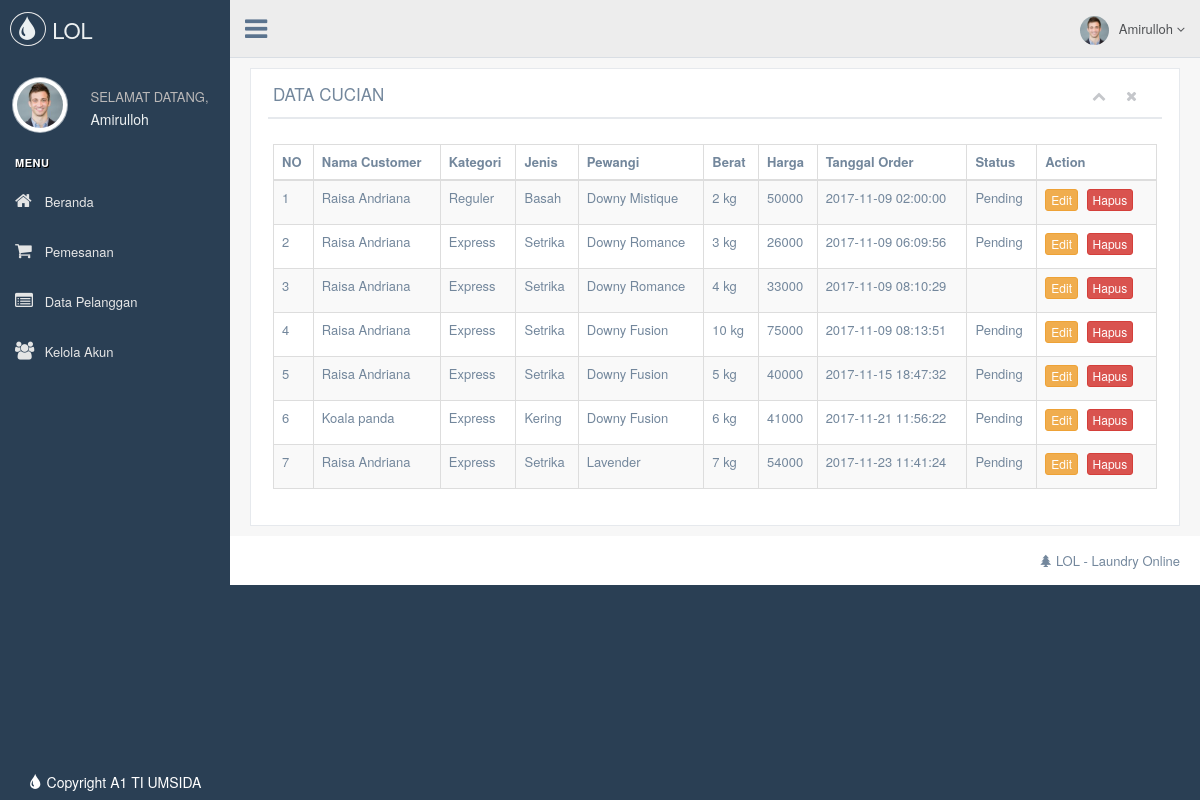
The page /fix/pemesanan.php (signed in) on the database its author committed.
### tables this page shows
CREATE TABLE `tb_order` (
  `id_order` int(11) NOT NULL,
  `id_username` int(11) NOT NULL,
  `id_kategori` int(11) NOT NULL,
  `id_jenis` int(11) NOT NULL,
  `id_pewangi` int(11) NOT NULL,
  `total_harga` int(11) NOT NULL,
  `berat_cucian` int(11) NOT NULL,
  `tanggal` datetime NOT NULL,
  `status_cucian` varchar(25) NOT NULL
);

CREATE TABLE `tb_user` (
  `id_username` int(11) NOT NULL,
  `username_user` varchar(20) NOT NULL,
  `password_user` varchar(20) NOT NULL,
  `email_user` varchar(30) NOT NULL,
  `nama_user` varchar(50) NOT NULL,
  `alamat_user` varchar(50) NOT NULL,
  `ktp_user` varchar(200) NOT NULL,
  `profil_user` varchar(200) NOT NULL
);

CREATE TABLE `tb_kategori` (
  `id_kategori` int(11) NOT NULL,
  `nama_kategori` varchar(10) NOT NULL,
  `harga_kategori` int(11) NOT NULL
);

CREATE TABLE `tb_jenis_cuci` (
  `id_jenis` int(11) NOT NULL,
  `nama_jenis` varchar(20) NOT NULL,
  `harga_jenis` int(11) NOT NULL
);

CREATE TABLE `tb_pewangi` (
  `id_pewangi` int(11) NOT NULL,
  `nama_pewangi` varchar(25) NOT NULL
);

### fix/pemesanan.php (the view, shortened to what this page needs)
<?php
  $name=$_SESSION['username_admin'];
$getit = mysql_query("SELECT * FROM tb_admin WHERE username_admin='$name'");
$row = mysql_fetch_array($getit);
$nama = $row['nama_admin'];
?>
<!DOCTYPE html>
<html lang="en">
  <head>
    <link href="../vendors/bootstrap/dist/css/bootstrap.min.css" rel="stylesheet">
    <link href="../vendors/font-awesome/css/font-awesome.min.css" rel="stylesheet">
    <link href="../vendors/nprogress/nprogress.css" rel="stylesheet">
    <link href="../vendors/iCheck/skins/flat/green.css" rel="stylesheet">
    <link href="../vendors/bootstrap-progressbar/css/bootstrap-progressbar-3.3.4.min.css" rel="stylesheet">
    <link href="../vendors/jqvmap/dist/jqvmap.min.css" rel="stylesheet"/>
    <link href="../vendors/bootstrap-daterangepicker/daterangepicker.css" rel="stylesheet">
    <link href="../vendors/datatables.net-bs/css/dataTables.bootstrap.min.css" rel="stylesheet">
    <link href="../vendors/datatables.net-buttons-bs/css/buttons.bootstrap.min.css" rel="stylesheet">
    <link href="../vendors/datatables.net-fixedheader-bs/css/fixedHeader.bootstrap.min.css" rel="stylesheet">
    <link href="../vendors/datatables.net-responsive-bs/css/responsive.bootstrap.min.css" rel="stylesheet">
    <link href="../vendors/datatables.net-scroller-bs/css/scroller.bootstrap.min.css" rel="stylesheet">
    <link href="../build/css/custom.min.css" rel="stylesheet">
  </head>
  <body class="nav-md">
    <div class="container body">
      <div class="main_container">
        <div class="col-md-3 left_col">
          <div class="left_col scroll-view">
            <div class="navbar nav_title" style="border: 0;">
              <a href="admin.php" class="site_title"><i class="glyphicon glyphicon-tint"></i><span> LOL</span></a>
            </div>
            <div class="profile clearfix">
              <div class="profile_pic">
                <img src="images/img.jpg" alt="..." class="img-circle profile_img">
              </div>
              <div class="profile_info">
                <span>SELAMAT DATANG,</span>
                <h2><?php echo $nama;?></h2>
              </div>
            </div>
            <br />
            <div id="sidebar-menu" class="main_menu_side hidden-print main_menu">
              <div class="menu_section">
                <h3>Menu</h3>
                <ul class="nav side-menu">
                  <li><a href="admin.php"><i class="fa fa-home"></i> Beranda</a></li>
                  <li><a href="pemesanan.php"><i class="fa fa-shopping-cart"></i> Pemesanan</a></li>
                  <li><a href="pelanggan.php"><i class="fa fa-list-alt"></i> Data Pelanggan</a></li>
                  <li><a href="edit_admin.php"><i class="fa fa-users"></i> Kelola Akun</a></li>
              </div>
            </div>
            <div class="sidebar-footer hidden-small">
                <font color="white" align="center"><h5><i class="glyphicon glyphicon-tint"></i> Copyright A1 TI UMSIDA</h5></font>
            </div>
          </div>
        </div>
        <div class="top_nav">
          <div class="nav_menu">
            <nav>
              <div class="nav toggle">
                <a id="menu_toggle"><i class="fa fa-bars"></i></a>
              </div>
              <ul class="nav navbar-nav navbar-right">
                <li class="">
                  <a href="javascript:;" class="user-profile dropdown-toggle" data-toggle="dropdown" aria-expanded="false">
                    <img src="images/img.jpg" alt=""><?php echo $nama;?>
                    <span class=" fa fa-angle-down"></span>
                  </a>
                </li>
              </ul>
            </nav>
          </div>
        </div>
        <div class=cupuh1>
            <div class="right_col" role="main">
            <div class="row">
             <div class="col-md-12 col-sm-12 col-xs-12">
                <div class="x_panel">
                  <div class="x_title">
                    <h2>DATA CUCIAN </h2>
                    <ul class="nav navbar-right panel_toolbox">
                      <li><a class="collapse-link"><i class="fa fa-chevron-up"></i></a>
                      </li>
                      <li class="dropdown">
                        <a href="#" class="dropdown-toggle" data-toggle="dropdown" role="button" aria-expanded="false"></a>
                      </li>
                      <li><a class="close-link"><i class="fa fa-close"></i></a>
                      </li>
                    </ul>
                    <div class="clearfix"></div>
                  </div>
                  <div class="x_content">
                    <table id="datatable-responsive" class="table table-striped table-bordered dt-responsive nowrap" cellspacing="0" width="100%">
                      <thead>
                        <tr>
                          <th>NO</th>
                          <th>Nama Customer</th>
                          <th>Kategori</th>
                          <th>Jenis</th>
                          <th>Pewangi</th>
                          <th>Berat</th>
                          <th>Harga</th>
                          <th>Tanggal Order</th>
                          <th>Status</th>
                          <th>Action</th>
                        </tr>
                      </thead>
                       <tbody>
                       <?php
                              $no=1;
                              $akun=mysql_query("SELECT * FROM `tb_order`");
                              while ($row=mysql_fetch_array($akun)) {
                                $id_user=$row['id_username'];
                                $jenis = $row['id_jenis'];
                                $paket = $row['id_kategori'];
                                $pewangi=$row['id_pewangi'];
                                $total = $row['total_harga'];
                                $berat= $row['berat_cucian'];
                                $tanggal = $row['tanggal'];
                                $status = $row['status_cucian'];
                                $ambil1 = mysql_query("SELECT * FROM tb_jenis_cuci WHERE id_jenis='$jenis'");
                                $baris1 = mysql_fetch_array($ambil1);
                                $nama_jenis = $baris1['nama_jenis'];
                                $ambil2 = mysql_query("SELECT * FROM tb_kategori WHERE id_kategori='$paket'");
                                $baris2 = mysql_fetch_array($ambil2);
                                $nama_paket = $baris2['nama_kategori'];
                                $ambil3 = mysql_query("SELECT * FROM tb_pewangi WHERE id_pewangi='$pewangi'");
                                $baris3 = mysql_fetch_array($ambil3);
                                $nama_pewangi = $baris3['nama_pewangi'];
                                $username = mysql_query("SELECT * FROM tb_user WHERE id_username='$id_user'");
                                $user = mysql_fetch_array($username);
                                $nama_user = $user['nama_user'];
                            ?>
                        <tr>
                          <td><?php echo $no;?></td>
                          <td><?php echo $nama_user;?></td>
                          <td><?php echo $nama_paket;?></td>
                          <td><?php echo $nama_jenis;?></td>
                          <td><?php echo $nama_pewangi;?></td>
                          <td><?php echo $berat;?> kg</td>
                          <td><?php echo $total;?></td>
                          <td><?php echo $tanggal;?></td>
                          <td><?php echo $status;?></td>
                          <td><a class='btn btn-warning btn-xs' href="edit_pemesanan.php?id_order=<?php echo $row['id_order']?>" role='button'>Edit</a>
                          <a class='btn btn-danger btn-xs' data-toggle="modal" data-target="#konfirmasi_hapus" data-href="proses_hapus_pemesanan.php?id_order=<?php echo $row['id_order']?>" role='button'>Hapus</a></td>
                        </tr>
                        <?php
                        $no++;
                        }
                        ?>
                    </table>
                  </div>
                </div>
           </div>
          </div>
      </div>
      </div>
              </div>
            </div>
        <footer>
          <div class="pull-right">
            <i class="glyphicon glyphicon-tree-conifer"></i> LOL - Laundry Online
          </div>
          <div class="clearfix"></div>
        </footer>
  </body>
</html>

### rows shown on the page
tb_order: id_username.nama_user "Raisa Andriana", id_kategori.nama_kategori "Reguler", id_jenis.nama_jenis "Basah", id_pewangi.nama_pewangi "Downy Mistique", berat_cucian "2", total_harga "50000", tanggal "2017-11-09 02:00:00", status_cucian "Pending"
tb_order: id_username.nama_user "Raisa Andriana", id_kategori.nama_kategori "Express", id_jenis.nama_jenis "Setrika", id_pewangi.nama_pewangi "Downy Romance", berat_cucian "3", total_harga "26000", tanggal "2017-11-09 06:09:56", status_cucian "Pending"
tb_order: id_username.nama_user "Raisa Andriana", id_kategori.nama_kategori "Express", id_jenis.nama_jenis "Setrika", id_pewangi.nama_pewangi "Downy Romance", berat_cucian "4", total_harga "33000", tanggal "2017-11-09 08:10:29"
tb_order: id_username.nama_user "Raisa Andriana", id_kategori.nama_kategori "Express", id_jenis.nama_jenis "Setrika", id_pewangi.nama_pewangi "Downy Fusion", berat_cucian "10", total_harga "75000", tanggal "2017-11-09 08:13:51", status_cucian "Pending"
tb_order: id_username.nama_user "Raisa Andriana", id_kategori.nama_kategori "Express", id_jenis.nama_jenis "Setrika", id_pewangi.nama_pewangi "Downy Fusion", berat_cucian "5", total_harga "40000", tanggal "2017-11-15 18:47:32", status_cucian "Pending"
tb_order: id_username.nama_user "Koala panda", id_kategori.nama_kategori "Express", id_jenis.nama_jenis "Kering", id_pewangi.nama_pewangi "Downy Fusion", berat_cucian "6", total_harga "41000", tanggal "2017-11-21 11:56:22", status_cucian "Pending"
tb_order: id_username.nama_user "Raisa Andriana", id_kategori.nama_kategori "Express", id_jenis.nama_jenis "Setrika", id_pewangi.nama_pewangi "Lavender", berat_cucian "7", total_harga "54000", tanggal "2017-11-23 11:41:24", status_cucian "Pending"

### other values the page prints
$nama "Amirulloh"
